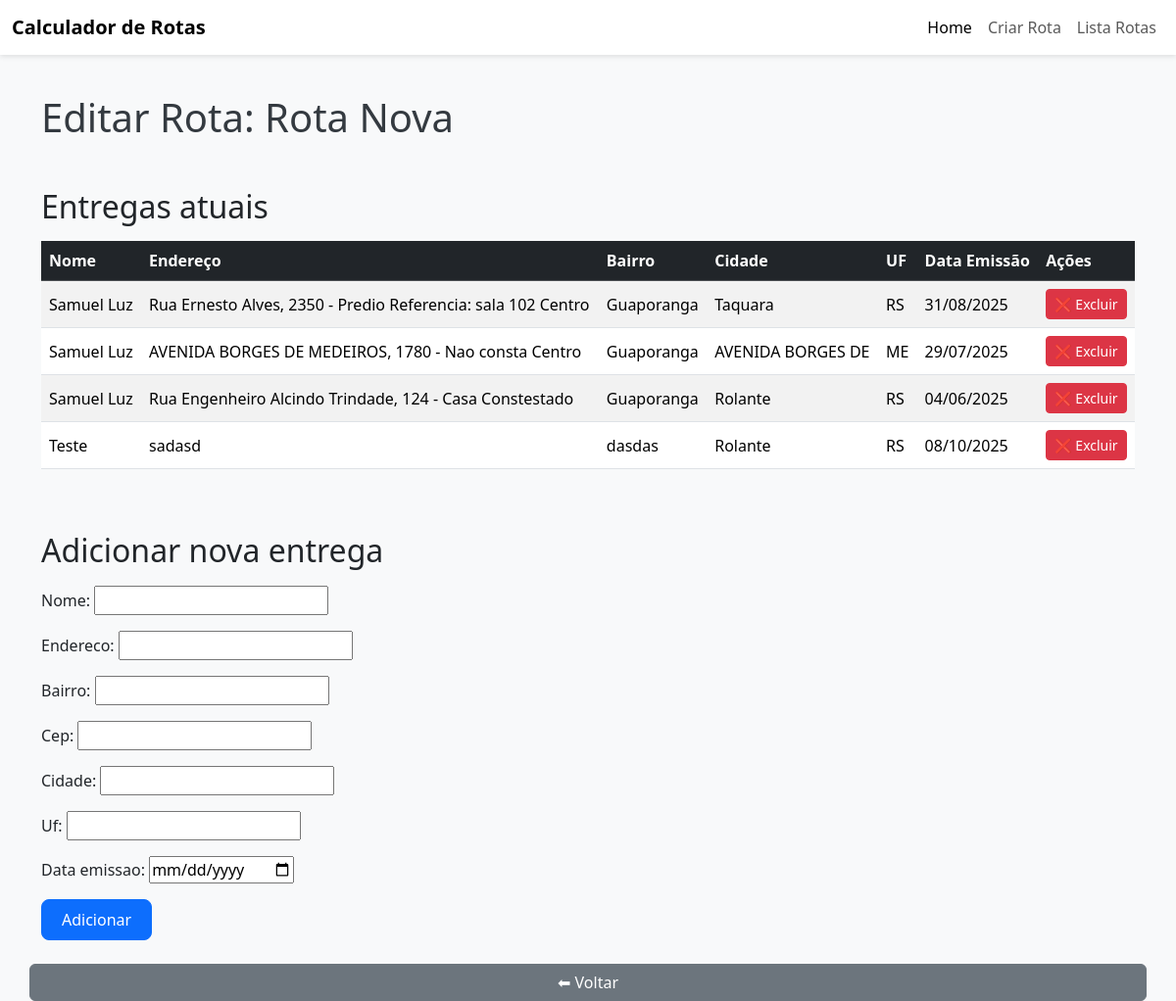
/rotas/editar/43/, run on the app's committed database.
### rotas/models/rota.py (models this page shows, shortened)
class Rota(models.Model):
    nome = models.CharField(max_length=100)
    data_criacao = models.DateTimeField(auto_now_add=True)
    entregas = models.ManyToManyField('Entrega', related_name='rotas')

### rotas/models/entrega.py (models this page shows, shortened)
class Entrega(models.Model):
    nome = models.CharField(max_length=100)
    endereco = models.CharField(max_length=100)
    bairro = models.CharField(max_length=100)
    cep = models.CharField(max_length=100)
    cidade = models.CharField(max_length=100)
    uf = models.CharField(max_length=100)
    data_emissao = models.DateField()
    data_adicao = models.DateField(auto_now_add=True)

### rotas/views/rota.py (the view)
# urls.py: path('editar/<int:rota_id>/', views.editar_rota, name='editar_rota'),
def editar_rota(request, rota_id):
    rota = get_object_or_404(Rota, id=rota_id)
    if request.method == 'POST':
        form = EntregasForm(request.POST)
        if form.is_valid():
            entrega = form.save()
            rota.entregas.add(entrega)
            return redirect('rotas:editar_rota', rota_id=rota.id)
    else:
        form = EntregasForm()
    entregas = rota.entregas.all()
    return render(request, 'rotas/editar_rota.html', {'rota': rota, 'entregas': entregas, 'form': form})

### rotas/forms/entregas_form.py
class EntregasForm(forms.ModelForm):
    class Meta:
        model = Entrega
        fields = ['nome', 'endereco', 'bairro', 'cep', 'cidade', 'uf', 'data_emissao']
        widgets = {
            'data_emissao': forms.DateInput(attrs={'type': 'date'}),
        }

### rotas/templates/rotas/editar_rota.html (shortened to what this page needs)
{% extends 'menu.html' %}
{% block conteudo %}
<h1 class="mb-4">Editar Rota: {{ rota.nome }}</h1>
<h2 class="mt-4 mb-3">Entregas atuais</h2>
{% if entregas %}
<div class="table-responsive">
  <table class="table table-striped table-hover align-middle">
    <thead class="table-dark">
      <tr>
        <th>Nome</th>
        <th>Endereço</th>
        <th>Bairro</th>
        <th>Cidade</th>
        <th>UF</th>
        <th>Data Emissão</th>
        <th>Ações</th>
      </tr>
    </thead>
    <tbody>
      {% for entrega in entregas %}
      <tr>
        <td>{{ entrega.nome }}</td>
        <td>{{ entrega.endereco }}</td>
        <td>{{ entrega.bairro }}</td>
        <td>{{ entrega.cidade }}</td>
        <td>{{ entrega.uf }}</td>
        <td>{{ entrega.data_emissao|date:"d/m/Y" }}</td>
        <td>
          <a href="{% url 'rotas:excluir_entrega' rota.id entrega.id %}"
             class="btn btn-sm btn-danger"
             onclick="return confirm('Deseja excluir esta entrega?')">❌ Excluir</a>
        </td>
      </tr>
      {% endfor %}
    </tbody>
  </table>
</div>
{% else %}
<p class="text-muted">Nenhuma entrega cadastrada.</p>
{% endif %}
<h2 class="mt-5 mb-3">Adicionar nova entrega</h2>
<form method="post" class="mb-4">
  <div class="mb-3">
    {{ form.as_p }}
  </div>
  <button type="submit" class="btn btn-primary">Adicionar</button>
</form>
<a href="{% url 'rotas:listar_rotas' %}" class="btn btn-secondary">⬅ Voltar</a>
{% endblock %}

### templates/base.html (style rules this page uses)
body { background-color: #f8f9fa; font-family: 'Segoe UI', Tahoma, Geneva, Verdana, sans-serif; }
h1 { margin-bottom: 30px; color: #343a40; }
.btn-primary { background-color: #0d6efd; border-radius: 8px; padding: 8px 20px; font-weight: 500; }

### data on the page
Rota: nome "Rota Nova"
Entrega: nome "Samuel Luz", endereco "Rua Ernesto Alves, 2350 - Predio Referencia: sala 102 Centro", bairro "Guaporanga", cidade "Taquara", uf "RS", data_emissao "31/08/2025"
Entrega: nome "Samuel Luz", endereco "AVENIDA BORGES DE MEDEIROS, 1780 - Nao consta Centro", bairro "Guaporanga", cidade "AVENIDA BORGES DE", uf "ME", data_emissao "29/07/2025"
Entrega: nome "Samuel Luz", endereco "Rua Engenheiro Alcindo Trindade, 124 - Casa Constestado", bairro "Guaporanga", cidade "Rolante", uf "RS", data_emissao "04/06/2025"
Entrega: nome "Teste", endereco "sadasd", bairro "dasdas", cidade "Rolante", uf "RS", data_emissao "08/10/2025"
